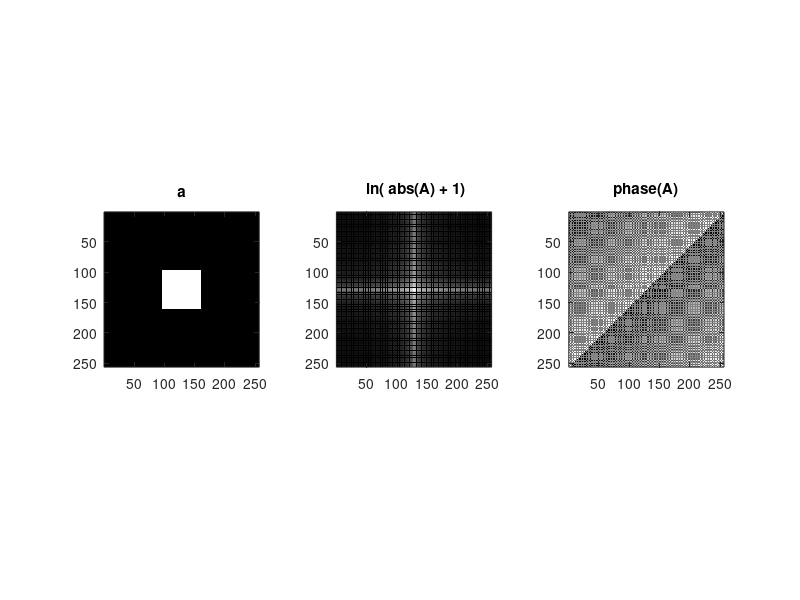
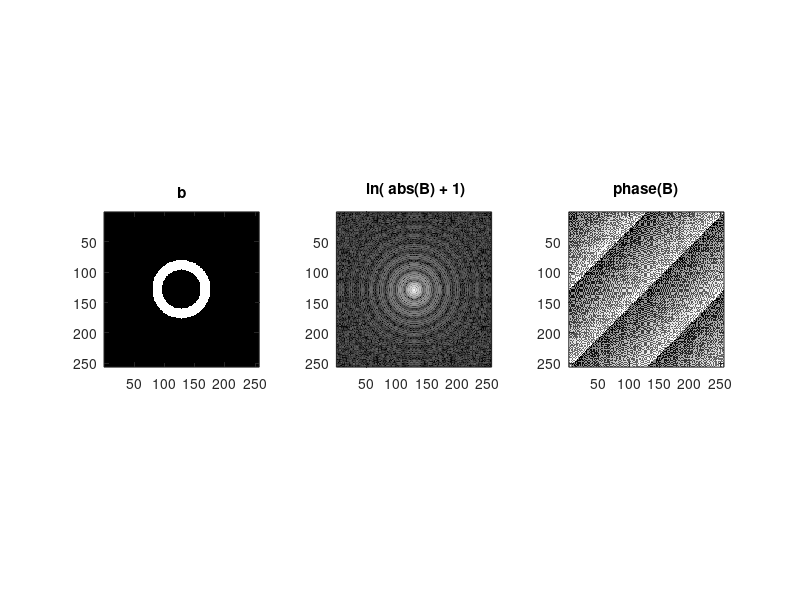
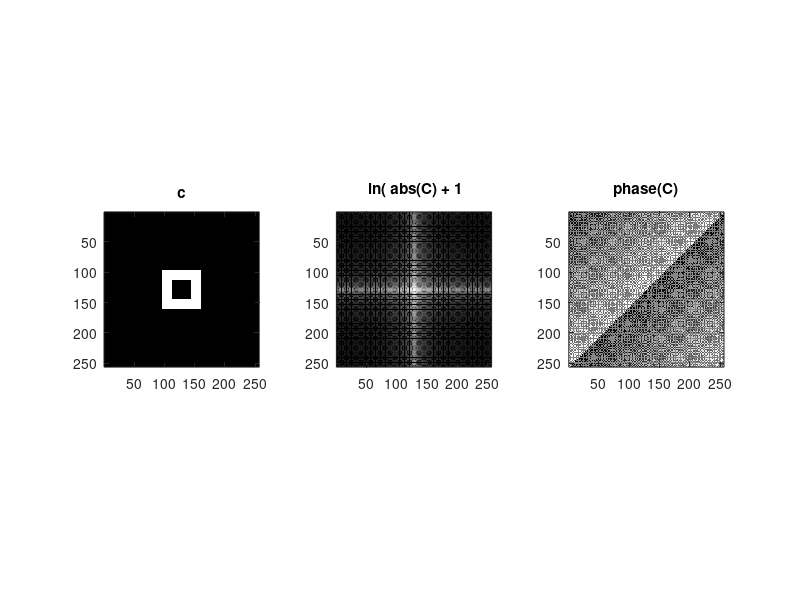
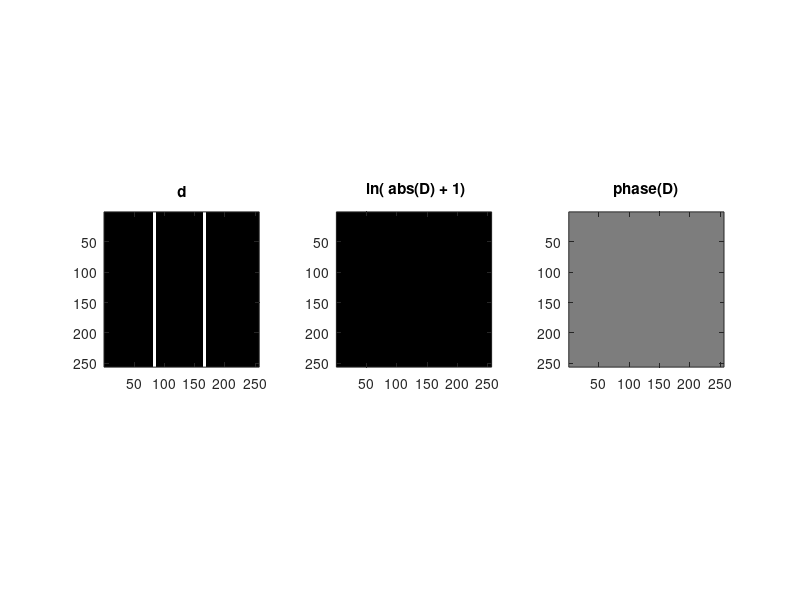

The MATLAB script that drew these images, in order:
%% box
figure
a = zeros(256,256);
a(size(a,1)*3/8+1 : size(a,1)*5/8, size(a,2)*3/8+1 : size(a,2)*5/8) = 1;
subplot(1,3,1)
imagesc(a)
colormap(gray); axis image
title('a')
A= fft2(a);
Aprime = fftshift(A);
Mag = abs(Aprime);
Ph = angle(Aprime);
subplot(1,3,2)
imagesc(log(Mag+1))
colormap(gray); axis image
title(' ln( abs(A) + 1)');
subplot(1,3,3)
imagesc(Ph)
colormap(gray); axis image
title(' phase(A) ');

%% circle
figure
[rr, cc] = meshgrid(1:256);
b1 = sqrt((rr-128).^2+(cc-128).^2)<=32;
b2 = sqrt((rr-128).^2+(cc-128).^2)<=48;
b = b2-b1;
subplot(1,3,1)
imagesc(b)
colormap(gray); axis image
title('b')
B= fft2(b);
Bprime = fftshift(B);
Mag = abs(Bprime);
Ph = angle(Bprime);
subplot(1,3,2)
imagesc(log(Mag+1))
colormap(gray); axis image
title(' ln( abs(B) + 1)');
subplot(1,3,3)
imagesc(Ph)
colormap(gray); axis image
title(' phase(B) ');

%% hollow box
figure
c = zeros(256,256);
c(size(a,1)*3/8+1 : size(a,1)*5/8, size(a,2)*3/8+1 : size(a,2)*5/8) = 1;
c(size(a,1)*3.5/8+1 : size(a,1)*4.5/8, size(a,2)*3.5/8+1 : size(a,2)*4.5/8) = 0;
subplot(1,3,1)
imagesc(c)
colormap(gray); axis image
title('c')
C= fft2(c);
Cprime = fftshift(C);
Mag = abs(Cprime);
Ph = angle(Cprime);
subplot(1,3,2)
imagesc(log(Mag+1))
colormap(gray); axis image
title(' ln( abs(C) + 1');
subplot(1,3,3)
imagesc(Ph)
colormap(gray); axis image
title(' phase(C) ');

%% lines
figure
d = zeros(256, 256);
d(:,82:86) = 1;
d(:,164:168) = 1;
subplot(1,3,1)
imagesc(d)
colormap(gray); axis image
title('d')
D= fft2(d);
Dprime = fftshift(D);
Mag = abs(Dprime);
Ph = angle(Dprime);
subplot(1,3,2)
imagesc(log(Mag+1))
colormap(gray); axis image
title(' ln( abs(D) + 1)');
subplot(1,3,3)
imagesc(Ph)
colormap(gray); axis image
title(' phase(D) ');

%% dots
figure
e = zeros(256, 256);
e(127:128,84:85) = 1;
e(127:128,168:169) = 1;
subplot(1,3,1)
imagesc(e)
colormap(gray); axis image
title('e')
E= fft2(e);
Eprime = fftshift(E);
Mag = abs(Eprime);
Ph = angle(Eprime);
subplot(1,3,2)
imagesc(log(Mag+1))
colormap(gray); axis image
title(' ln( abs(E) + 1)');
subplot(1,3,3)
imagesc(Ph)
colormap(gray); axis image
title(' phase(E) ');

%% checkerboard
figure
f1 = cos((1:256)*pi./8);
f2 = cos((1:256)*pi./8);
[f4, f3] = meshgrid(f1, f2);
subplot(1,3,1)
f = f3+f4;
imagesc(f)
colormap(gray); axis image
title('f')
F= fft2(f);
Fprime = fftshift(F);
Mag = abs(Fprime);
Ph = angle(Fprime);
subplot(1,3,2)
imagesc(log(Mag+1))
colormap(gray); axis image
title(' ln( abs(F) + 1)');
subplot(1,3,3)
imagesc(Ph)
colormap(gray); axis image
title(' phase(F) ');
